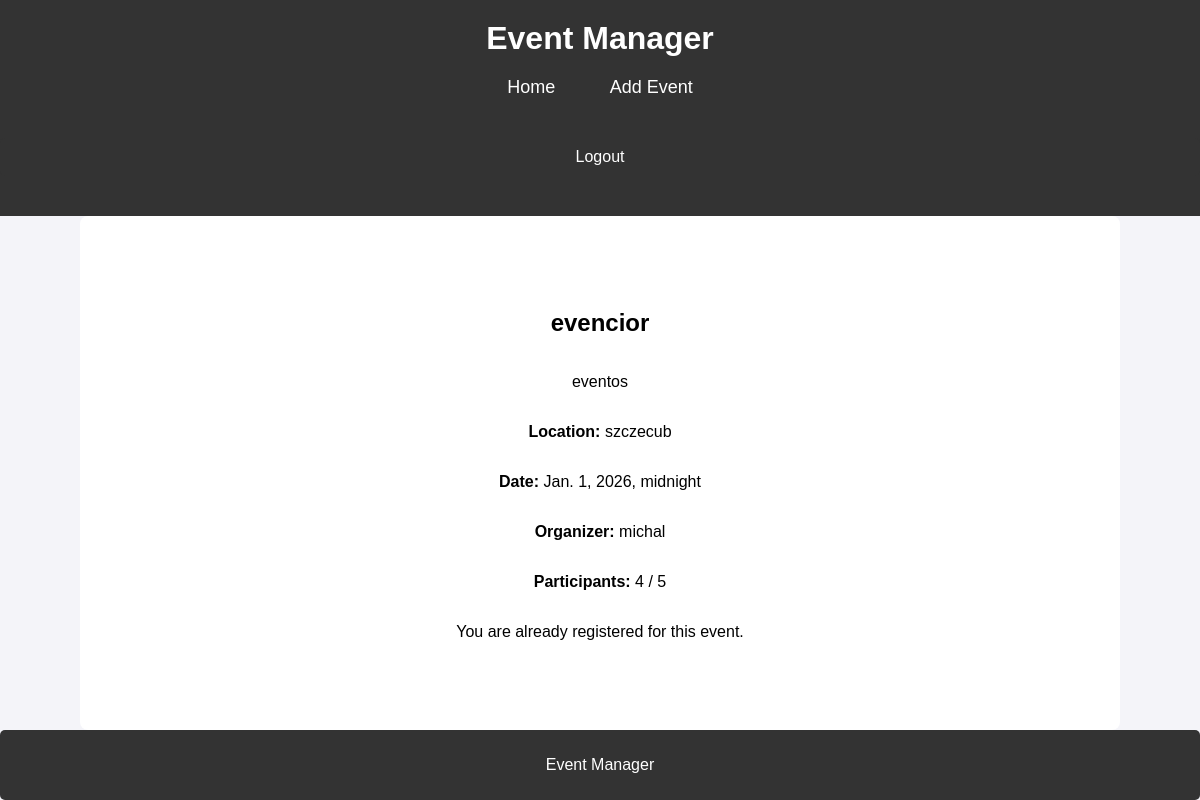
Screenshot of /event/1/ (signed in) with the database file from the repository.
### event/models.py (models this page shows, shortened)
class Event(models.Model):
    name = models.CharField(max_length=200)
    description = models.TextField(max_length=255)
    date = models.DateTimeField()
    location = models.CharField(max_length=350)
    max_participants = models.PositiveIntegerField()
    created_by = models.ForeignKey(User, on_delete=models.CASCADE)

### event/views.py (the view)
# urls.py: path('event/<int:event_id>/', views.event_detail, name='event_detail'),
@login_required
def event_detail(request, event_id):
    event = get_object_or_404(Event, id=event_id)
    registered_count = Registration.objects.filter(event=event).count()
    max_participants = event.max_participants
    is_registered = Registration.objects.filter(event=event, user=request.user).exists()
    return render(request, 'events/event_detail.html', {
        'event': event,
        'registered_count': registered_count,
        'max_participants': max_participants,
        'is_registered': is_registered,
    })

### event/templates/events/event_detail.html (shortened to what this page needs)
{% extends 'base.html' %}
{% block content %}
    <h2>{{ event.name }}</h2>
    <p>{{ event.description }}</p>
    <p><strong>Location:</strong> {{ event.location }}</p>
    <p><strong>Date:</strong> {{ event.date }}</p>
    <p><strong>Organizer:</strong> {{ event.created_by.username }}</p>
    {% if event.max_participants %}
        <p><strong>Participants:</strong> {{ registered_count }} / {{ event.max_participants }}</p>
    {% else %}
        <p><strong>Participants:</strong> {{ registered_count }}</p>
    {% endif %}
    {% if user.is_authenticated %}
        {% if is_registered %}
            <p>You are already registered for this event.</p>
        {% endif %}
    {% else %}
        <p>You must be logged in to register for events.</p>
    {% endif %}
{% endblock %}

### event/static/css/style.css (style rules this page uses)
body { font-family: Arial, sans-serif; margin: 0; padding: 0; background-color: #f4f4f9; display: flex; flex-direction: column; min-height: 100vh; }

### rows the page displays
Event: name "evencior", description "eventos", location "szczecub", date "Jan. 1, 2026, midnight", created_by.username "michal", max_participants "5"

### other values shown
{{ registered_count }} "4"
